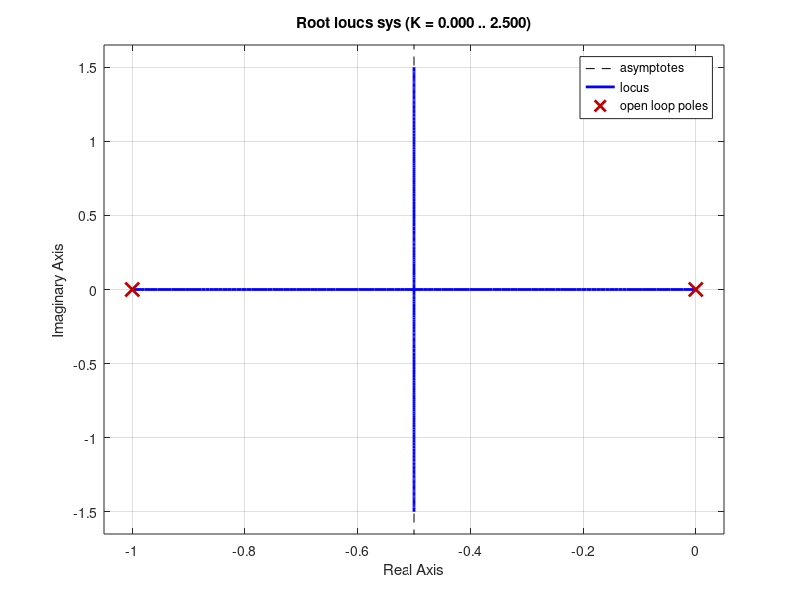
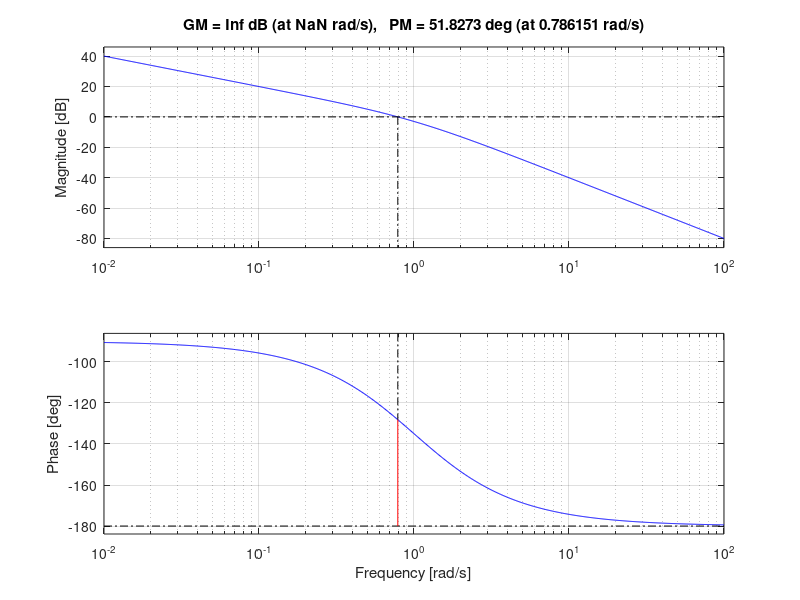
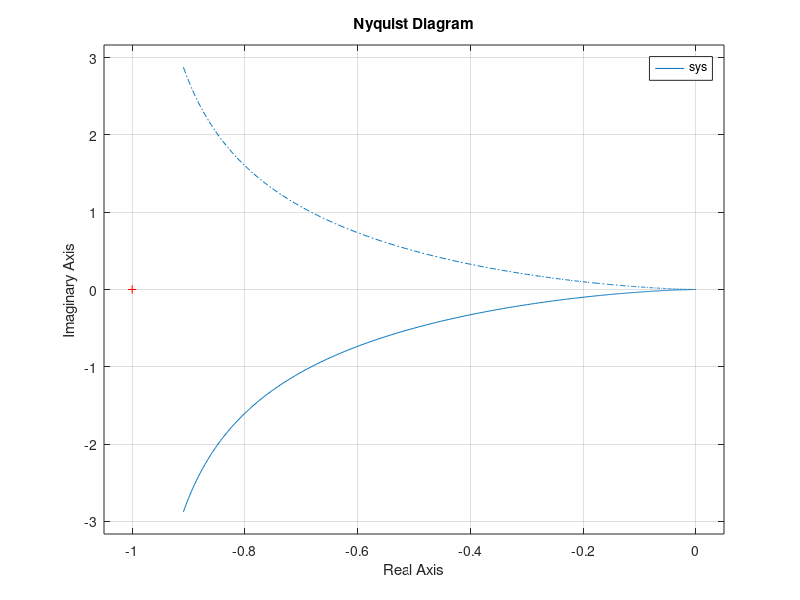
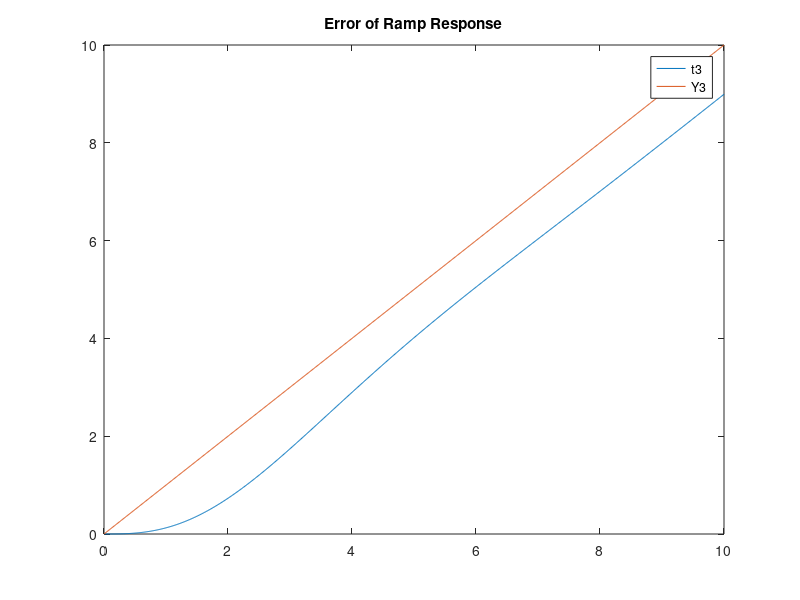

Source code (MATLAB) for these figures, in order:
% Ramon Garcia-Figueroa, 11/29/2021, Linear Control System, project 5

% Design a lead-lag compensator for a Control System using Frequency Domain methods 

% An automobile ignition with a unity feedback loop transfer function is shown in the block diagram 
% below. The system is to be compensated such that its response to a unit step input will have a 
% percentage overshoot of less than 15% with a settling time of less than 2s. It is required that the error 
% for a ramp input be 1% of the magnitude, while exhibiting a phase margin of 45 degrees. Perform the 
% design using the steps shown below. 

clc;
clear all;
%num = [0];
%den = [0 -1 1];
%sys = tf(num,den);
sys = zpk([],[0 -1],1)       % transfer function
figure(1);
rlocus(sys)                  % locus plot
[GM,PM,fg,fp] = margin(sys)  % compute phase margin % crossover frequency: GM=gain margin(dB), PM=phasemargin(deg),fg=freq. for phase(-180),fp=freq. for gain(0dB)
figure(2);
margin(sys)                  % phase margin
figure(3);
nyquist(sys)                 % stability design in frequency domain

t = 2;                       % settling time: given
po = 15;                     % percent shoot: given
pm = 45;                     % phase margin 45 degrees: given

zeta = sqrt((log(100/po))/(pi^2+(log(100/po))^2));
%zeta = sqrt(0.5*(1-sqrt(1-1/mp^2)))          % resonant frequency equation 8.36
Mpw = (2*zeta*sqrt(1-zeta^2))^-1;             % max frequency response
Mpt =  1 + exp(-1*zeta*pi/(sqrt(1-zeta^2)));  % resonant frequency
wn = t/zeta;                                  % wn=natural frequency 
wr = wn*(sqrt(1-2*zeta^2));                   % wr=resonant frequency
phase = pm-PM+10;                             % magnitude and phase degrees
alpha = (1-sind(phase))/(1-sind(phase));      % sinusoidal wave in degrees,compute alpha(?)
wm = 3*alpha;                                 % 3dB
Tau = wm^-1*sqrt(1/alpha);                    % polar plot equation 8.12 and time constant, logarithmic gain, compute TAO(?)

sys_lead = tf([1 Tau],[1 Tau*alpha]);         % system LEAD 
sys_feedback = feedback(sys*sys_lead,1);      % closed loop transfer function
t1 = (0:0.01:10);                             % time in second run
impulse_response = t1==0;                     % impulse response of system at zero state response
unit_step = t1>0;                             % unit step time greater than zero
ramp_response = t1.*unit_step;                % ramp respose calculation
[Y3,t3] = lsim(sys_feedback,ramp_response,t1);% impulse plotting
figure(4);grid;
plot(t3,Y3,t1,ramp_response);
title('Error of Ramp Response');
legend('t3','Y3');



